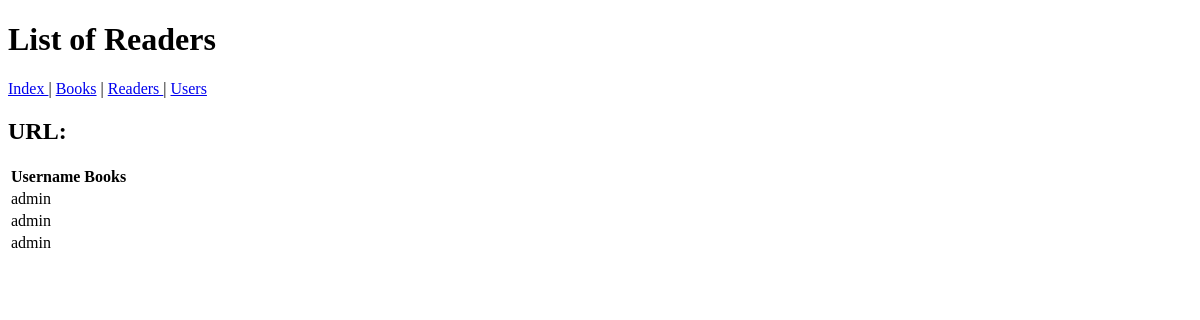
The page /readers/ on the database as committed earlier.
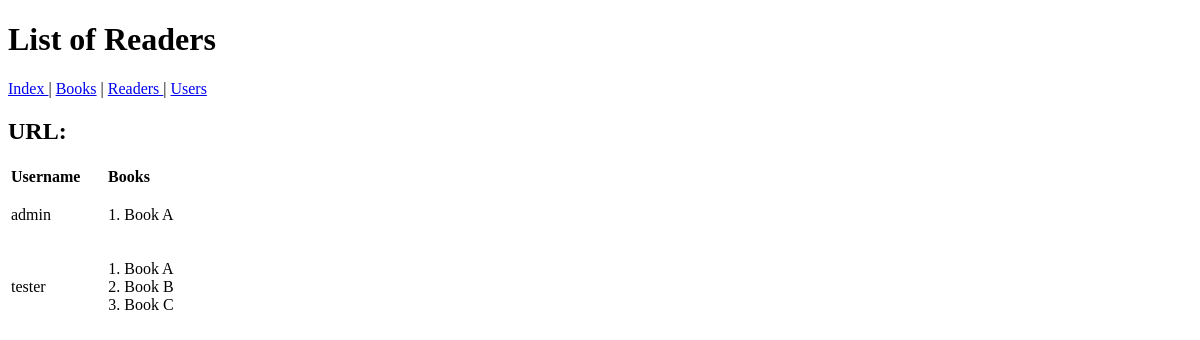
The same page on the database as committed later.
### blog/models.py (models this page shows, shortened)
class Reader(models.Model) :
    user = models.OneToOneField(User, on_delete=models.CASCADE)
    books = models.ManyToManyField(Book, related_name='readers')
    class Meta:
        verbose_name = 'reader'
        verbose_name_plural = 'readers'

class Book(models.Model):
    title = models.TextField(primary_key=True, verbose_name="title")
    publication_year = models.PositiveIntegerField(verbose_name="publication year")
    class Meta:
        verbose_name = 'book'
        verbose_name_plural = 'books'

### blog/views.py (the view)
# urls.py: path('readers/', views.readers_list, name='readers-list'),
def readers_list(request):
    readers = Reader.objects.all()
    context = {
        'readers': readers,
        'nav': {
            'index': reverse('index'),
            'books': reverse('books-list'),
            'readers': reverse('readers-list'),
            'users': reverse('users-list')
        },
    }
    return render(request, 'blog/readers.html', context=context)

### templates/blog/readers.html (shortened to what this page needs)
{% extends 'base.html' %}
{% block header %} List of Readers {% endblock %}
{% block body %}
    <table>
    <tr>
        <th>Username</th>
        <th>Books</th>
    </tr>
        {% for reader in readers %}
        <tr>
            <td>{{ reader.user.username }}</td>
            <td>
                <ol>
                    {%  for book in reader.books.all %}
                        <li>{{ book.title }}</li>
                    {% endfor %}
                </ol>
            </td>
        </tr>
        {% endfor %}
    </table>
{% endblock %}

Rows that differ between the two databases and show on the page:
removed Reader: user.username "admin"
changed Reader "admin": gains Book (title "Book A")
changed Reader: gains Book (title "Book A"); gains Book (title "Book B"); gains Book (title "Book C"); user.username "admin" → "tester"
